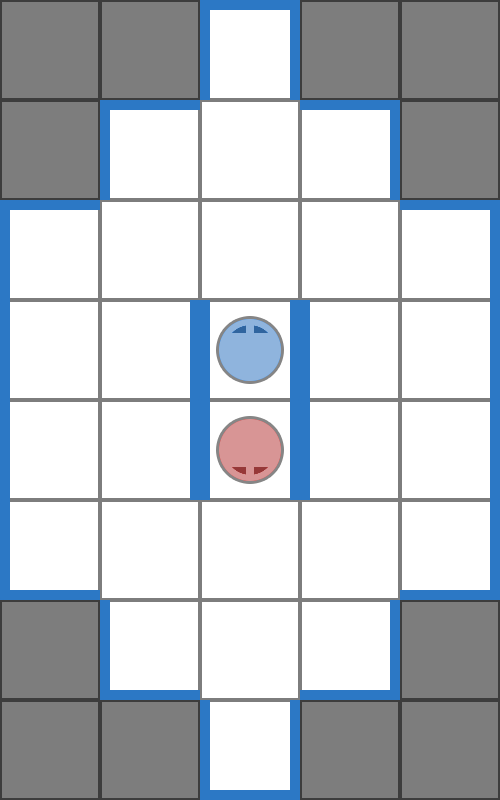

Rendered tile map (Tiled .tmx) drawn with the repository's tilesets; below, a short description and the full map source, tile grids included:
An orthogonal 5x8 tile map with 100x100 px tiles, 6 tile layers (Tiles, Left Walls, Down Walls, Right Walls, ...), 3 tilesets.

<map version="1.0" orientation="orthogonal" renderorder="right-up" width="5" height="8" tilewidth="100" tileheight="100" nextobjectid="7">
 <tileset firstgid="1" name="Tiles" tilewidth="100" tileheight="100">
  <tile id="0">
   <image width="100" height="100" source="../Worms_Unity/Assets/Sprites/blockedTile.png" />
  </tile>
  <tile id="1">
   <image width="100" height="100" source="../Worms_Unity/Assets/Sprites/tile.png" />
  </tile>
 </tileset>
 <tileset firstgid="3" name="Walls" tilewidth="100" tileheight="100">
  <tile id="0">
   <image width="100" height="100" source="Sprites/wallUpRight.png" />
  </tile>
  <tile id="1">
   <image width="100" height="100" source="Sprites/wallUpLeft.png" />
  </tile>
  <tile id="2">
   <image width="100" height="100" source="Sprites/wallUpDown.png" />
  </tile>
  <tile id="3">
   <image width="100" height="100" source="Sprites/wallUp.png" />
  </tile>
 </tileset>
 <tileset firstgid="7" name="Worms" tilewidth="100" tileheight="100">
  <tile id="0">
   <image width="100" height="100" source="Sprites/wormHead1Up.png" />
  </tile>
  <tile id="1">
   <image width="100" height="100" source="Sprites/wormHead1Right.png" />
  </tile>
  <tile id="2">
   <image width="100" height="100" source="Sprites/wormHead1Down.png" />
  </tile>
  <tile id="3">
   <image width="100" height="100" source="Sprites/wormHead1Left.png" />
  </tile>
  <tile id="4">
   <image width="100" height="100" source="Sprites/wormHead2Up.png" />
  </tile>
  <tile id="5">
   <image width="100" height="100" source="Sprites/wormHead2Right.png" />
  </tile>
  <tile id="6">
   <image width="100" height="100" source="Sprites/wormHead2Down.png" />
  </tile>
  <tile id="7">
   <image width="100" height="100" source="Sprites/wormHead2Left.png" />
  </tile>
  <tile id="8">
   <image width="100" height="100" source="Sprites/wormHead3Up.png" />
  </tile>
  <tile id="9">
   <image width="100" height="100" source="Sprites/wormHead3Right.png" />
  </tile>
  <tile id="10">
   <image width="100" height="100" source="Sprites/wormHead3Down.png" />
  </tile>
  <tile id="11">
   <image width="100" height="100" source="Sprites/wormHead3Left.png" />
  </tile>
  <tile id="12">
   <image width="100" height="100" source="Sprites/wormHead4Up.png" />
  </tile>
  <tile id="13">
   <image width="100" height="100" source="Sprites/wormHead4Right.png" />
  </tile>
  <tile id="14">
   <image width="100" height="100" source="Sprites/wormHead4Down.png" />
  </tile>
  <tile id="15">
   <image width="100" height="100" source="Sprites/wormHead4Left.png" />
  </tile>
 </tileset>
 <layer name="Tiles" width="5" height="8">
  <data>
   <tile gid="1" />
   <tile gid="1" />
   <tile gid="2" />
   <tile gid="1" />
   <tile gid="1" />
   <tile gid="1" />
   <tile gid="2" />
   <tile gid="2" />
   <tile gid="2" />
   <tile gid="1" />
   <tile gid="2" />
   <tile gid="2" />
   <tile gid="2" />
   <tile gid="2" />
   <tile gid="2" />
   <tile gid="2" />
   <tile gid="2" />
   <tile gid="2" />
   <tile gid="2" />
   <tile gid="2" />
   <tile gid="2" />
   <tile gid="2" />
   <tile gid="2" />
   <tile gid="2" />
   <tile gid="2" />
   <tile gid="2" />
   <tile gid="2" />
   <tile gid="2" />
   <tile gid="2" />
   <tile gid="2" />
   <tile gid="1" />
   <tile gid="2" />
   <tile gid="2" />
   <tile gid="2" />
   <tile gid="1" />
   <tile gid="1" />
   <tile gid="1" />
   <tile gid="2" />
   <tile gid="1" />
   <tile gid="1" />
  </data>
 </layer>
 <layer name="Left Walls" width="5" height="8">
  <data>
   <tile gid="0" />
   <tile gid="0" />
   <tile gid="4" />
   <tile gid="0" />
   <tile gid="0" />
   <tile gid="0" />
   <tile gid="4" />
   <tile gid="0" />
   <tile gid="0" />
   <tile gid="0" />
   <tile gid="4" />
   <tile gid="0" />
   <tile gid="0" />
   <tile gid="0" />
   <tile gid="0" />
   <tile gid="4" />
   <tile gid="0" />
   <tile gid="4" />
   <tile gid="4" />
   <tile gid="0" />
   <tile gid="4" />
   <tile gid="0" />
   <tile gid="4" />
   <tile gid="4" />
   <tile gid="0" />
   <tile gid="4" />
   <tile gid="0" />
   <tile gid="0" />
   <tile gid="0" />
   <tile gid="0" />
   <tile gid="0" />
   <tile gid="4" />
   <tile gid="0" />
   <tile gid="0" />
   <tile gid="0" />
   <tile gid="0" />
   <tile gid="0" />
   <tile gid="4" />
   <tile gid="0" />
   <tile gid="0" />
  </data>
 </layer>
 <layer name="Down Walls" width="5" height="8">
  <data>
   <tile gid="0" />
   <tile gid="0" />
   <tile gid="0" />
   <tile gid="0" />
   <tile gid="0" />
   <tile gid="0" />
   <tile gid="0" />
   <tile gid="0" />
   <tile gid="0" />
   <tile gid="0" />
   <tile gid="0" />
   <tile gid="0" />
   <tile gid="0" />
   <tile gid="0" />
   <tile gid="0" />
   <tile gid="0" />
   <tile gid="0" />
   <tile gid="0" />
   <tile gid="0" />
   <tile gid="0" />
   <tile gid="0" />
   <tile gid="0" />
   <tile gid="0" />
   <tile gid="0" />
   <tile gid="0" />
   <tile gid="5" />
   <tile gid="0" />
   <tile gid="0" />
   <tile gid="0" />
   <tile gid="5" />
   <tile gid="0" />
   <tile gid="5" />
   <tile gid="0" />
   <tile gid="5" />
   <tile gid="0" />
   <tile gid="0" />
   <tile gid="0" />
   <tile gid="5" />
   <tile gid="0" />
   <tile gid="0" />
  </data>
 </layer>
 <layer name="Right Walls" width="5" height="8">
  <data>
   <tile gid="0" />
   <tile gid="0" />
   <tile gid="3" />
   <tile gid="0" />
   <tile gid="0" />
   <tile gid="0" />
   <tile gid="0" />
   <tile gid="0" />
   <tile gid="3" />
   <tile gid="0" />
   <tile gid="0" />
   <tile gid="0" />
   <tile gid="0" />
   <tile gid="0" />
   <tile gid="3" />
   <tile gid="0" />
   <tile gid="3" />
   <tile gid="3" />
   <tile gid="0" />
   <tile gid="3" />
   <tile gid="0" />
   <tile gid="3" />
   <tile gid="3" />
   <tile gid="0" />
   <tile gid="3" />
   <tile gid="0" />
   <tile gid="0" />
   <tile gid="0" />
   <tile gid="0" />
   <tile gid="3" />
   <tile gid="0" />
   <tile gid="0" />
   <tile gid="0" />
   <tile gid="3" />
   <tile gid="0" />
   <tile gid="0" />
   <tile gid="0" />
   <tile gid="3" />
   <tile gid="0" />
   <tile gid="0" />
  </data>
 </layer>
 <layer name="Up Walls" width="5" height="8">
  <data>
   <tile gid="0" />
   <tile gid="0" />
   <tile gid="6" />
   <tile gid="0" />
   <tile gid="0" />
   <tile gid="0" />
   <tile gid="6" />
   <tile gid="0" />
   <tile gid="6" />
   <tile gid="0" />
   <tile gid="6" />
   <tile gid="0" />
   <tile gid="0" />
   <tile gid="0" />
   <tile gid="6" />
   <tile gid="0" />
   <tile gid="0" />
   <tile gid="0" />
   <tile gid="0" />
   <tile gid="0" />
   <tile gid="0" />
   <tile gid="0" />
   <tile gid="0" />
   <tile gid="0" />
   <tile gid="0" />
   <tile gid="0" />
   <tile gid="0" />
   <tile gid="0" />
   <tile gid="0" />
   <tile gid="0" />
   <tile gid="0" />
   <tile gid="0" />
   <tile gid="0" />
   <tile gid="0" />
   <tile gid="0" />
   <tile gid="0" />
   <tile gid="0" />
   <tile gid="0" />
   <tile gid="0" />
   <tile gid="0" />
  </data>
 </layer>
 <layer name="Worms" width="5" height="8">
  <data>
   <tile gid="0" />
   <tile gid="0" />
   <tile gid="0" />
   <tile gid="0" />
   <tile gid="0" />
   <tile gid="0" />
   <tile gid="0" />
   <tile gid="0" />
   <tile gid="0" />
   <tile gid="0" />
   <tile gid="0" />
   <tile gid="0" />
   <tile gid="0" />
   <tile gid="0" />
   <tile gid="0" />
   <tile gid="0" />
   <tile gid="0" />
   <tile gid="7" />
   <tile gid="0" />
   <tile gid="0" />
   <tile gid="0" />
   <tile gid="0" />
   <tile gid="13" />
   <tile gid="0" />
   <tile gid="0" />
   <tile gid="0" />
   <tile gid="0" />
   <tile gid="0" />
   <tile gid="0" />
   <tile gid="0" />
   <tile gid="0" />
   <tile gid="0" />
   <tile gid="0" />
   <tile gid="0" />
   <tile gid="0" />
   <tile gid="0" />
   <tile gid="0" />
   <tile gid="0" />
   <tile gid="0" />
   <tile gid="0" />
  </data>
 </layer>
</map>
